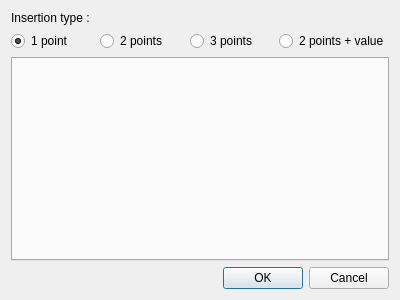
<?xml version="1.0" encoding="UTF-8"?>
<ui version="4.0">
 <class>TT_DialogDrawBlocks</class>
 <widget class="QDialog" name="TT_DialogDrawBlocks">
  <property name="geometry">
   <rect>
    <x>0</x>
    <y>0</y>
    <width>400</width>
    <height>300</height>
   </rect>
  </property>
  <property name="windowTitle">
   <string>Insert a block</string>
  </property>
  <layout class="QVBoxLayout" name="verticalLayout">
   <item>
    <widget class="QLabel" name="label">
     <property name="text">
      <string>Insertion type :</string>
     </property>
    </widget>
   </item>
   <item>
    <layout class="QHBoxLayout" name="horizontalLayout_4">
     <item>
      <widget class="QRadioButton" name="rb1p">
       <property name="text">
        <string>1 point</string>
       </property>
       <property name="checked">
        <bool>true</bool>
       </property>
      </widget>
     </item>
     <item>
      <widget class="QRadioButton" name="rb2p">
       <property name="text">
        <string>2 points</string>
       </property>
      </widget>
     </item>
     <item>
      <widget class="QRadioButton" name="rb3p">
       <property name="text">
        <string>3 points</string>
       </property>
      </widget>
     </item>
     <item>
      <widget class="QRadioButton" name="rb2pv">
       <property name="text">
        <string>2 points + value</string>
       </property>
      </widget>
     </item>
    </layout>
   </item>
   <item>
    <widget class="QTabWidget" name="tabWidget">
     <property name="currentIndex">
      <number>-1</number>
     </property>
    </widget>
   </item>
   <item>
    <widget class="QDialogButtonBox" name="buttonBox">
     <property name="orientation">
      <enum>Qt::Orientation::Horizontal</enum>
     </property>
     <property name="standardButtons">
      <set>QDialogButtonBox::StandardButton::Cancel|QDialogButtonBox::StandardButton::Ok</set>
     </property>
    </widget>
   </item>
  </layout>
 </widget>
 <resources/>
 <connections>
  <connection>
   <sender>buttonBox</sender>
   <signal>accepted()</signal>
   <receiver>TT_DialogDrawBlocks</receiver>
   <slot>accept()</slot>
   <hints>
    <hint type="sourcelabel">
     <x>248</x>
     <y>254</y>
    </hint>
    <hint type="destinationlabel">
     <x>157</x>
     <y>274</y>
    </hint>
   </hints>
  </connection>
  <connection>
   <sender>buttonBox</sender>
   <signal>rejected()</signal>
   <receiver>TT_DialogDrawBlocks</receiver>
   <slot>reject()</slot>
   <hints>
    <hint type="sourcelabel">
     <x>316</x>
     <y>260</y>
    </hint>
    <hint type="destinationlabel">
     <x>286</x>
     <y>274</y>
    </hint>
   </hints>
  </connection>
 </connections>
</ui>
